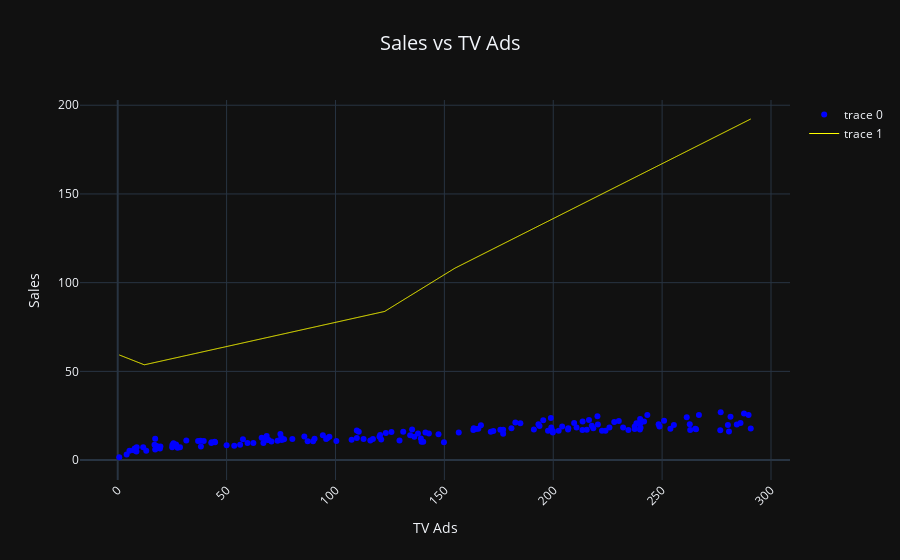
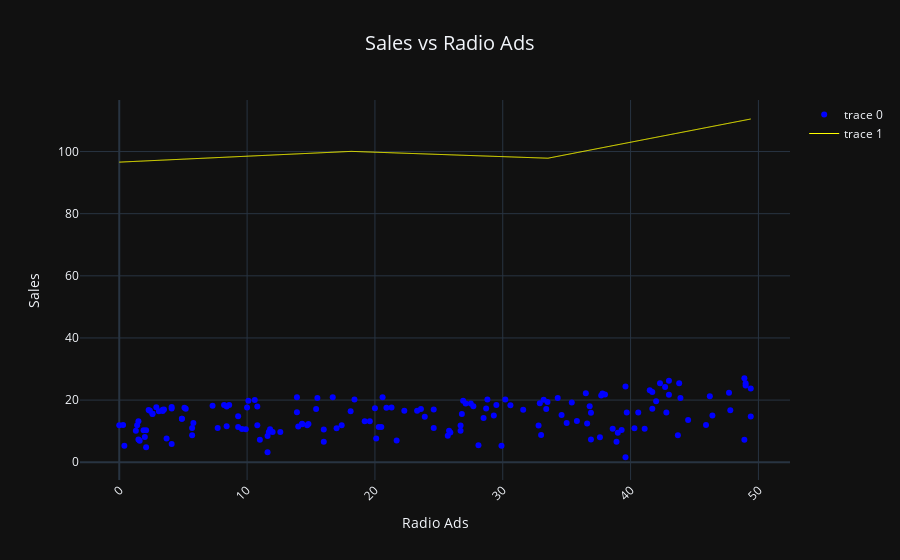
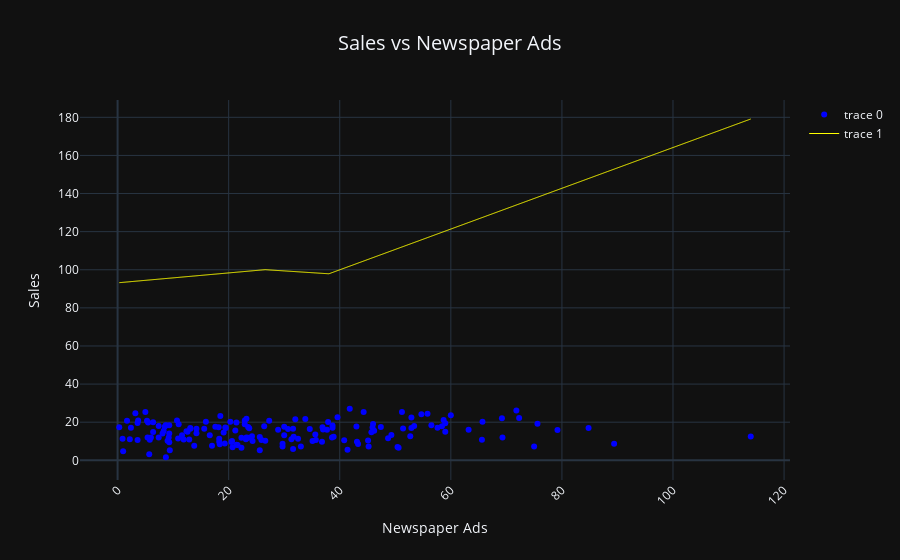

The code cell stored with these charts, in order, in its notebook:
### Markdown cell above
### Unoptimised network
Let's check how our network looks without any optimisation  
Note: Our network is a fully connected network so it is easy to calculate the number of parameters.

### Code cell
# Create neural network
nn = NN(x_train.shape[1], 1, [4, 3, 2])

plot_tv(nn)
plot_radio(nn)
plot_newspaper(nn)

### Figure 1 — Plotly figure (JSON) as saved in the notebook; plotly's stock layout.template omitted (floating-point values rounded to 4 significant figures; data arrays with more than 128 entries replaced by an {"elided": "..."} marker saying what was removed)
{"data": [{"line": {"color": "blue", "dash": "dot", "width": 1}, "mode": "markers", "type": "scatter", "x": {"elided": "160 float values"}, "y": {"elided": "160 float values"}}, {"line": {"color": "yellow", "dash": "solid", "shape": "spline", "width": 1}, "type": "scatter", "x": {"elided": "1000 float values"}, "y": {"elided": "1000 float values"}}], "layout": {"autosize": true, "title": {"font": {"size": 20}, "text": "Sales vs TV Ads", "x": 0.5}, "xaxis": {"autorange": true, "range": [-16.38, 307.8], "tickangle": -45, "title": {"text": "TV Ads"}, "type": "linear"}, "yaxis": {"autorange": true, "range": [-11.01, 202.9], "title": {"text": "Sales"}, "type": "linear"}}}

### Figure 2 — Plotly figure (JSON) as saved in the notebook; plotly's stock layout.template omitted (floating-point values rounded to 4 significant figures; data arrays with more than 128 entries replaced by an {"elided": "..."} marker saying what was removed)
{"data": [{"line": {"color": "blue", "dash": "dot", "width": 1}, "mode": "markers", "type": "scatter", "x": {"elided": "160 float values"}, "y": {"elided": "160 float values"}}, {"line": {"color": "yellow", "dash": "solid", "shape": "spline", "width": 1}, "type": "scatter", "x": {"elided": "1000 float values"}, "y": {"elided": "1000 float values"}}], "layout": {"autosize": true, "title": {"font": {"size": 20}, "text": "Sales vs Radio Ads", "x": 0.5}, "xaxis": {"autorange": true, "range": [-2.909, 52.31], "tickangle": -45, "title": {"text": "Radio Ads"}, "type": "linear"}, "yaxis": {"autorange": true, "range": [-5.6, 116.6], "title": {"text": "Sales"}, "type": "linear"}}}

### Figure 3 — Plotly figure (JSON) as saved in the notebook; plotly's stock layout.template omitted (floating-point values rounded to 4 significant figures; data arrays with more than 128 entries replaced by an {"elided": "..."} marker saying what was removed)
{"data": [{"line": {"color": "blue", "dash": "dot", "width": 1}, "mode": "markers", "type": "scatter", "x": {"elided": "160 float values"}, "y": {"elided": "160 float values"}}, {"line": {"color": "yellow", "dash": "solid", "shape": "spline", "width": 1}, "type": "scatter", "x": {"elided": "1000 float values"}, "y": {"elided": "1000 float values"}}], "layout": {"autosize": true, "title": {"font": {"size": 20}, "text": "Sales vs Newspaper Ads", "x": 0.5}, "xaxis": {"autorange": true, "range": [-6.395, 120.7], "tickangle": -45, "title": {"text": "Newspaper Ads"}, "type": "linear"}, "yaxis": {"autorange": true, "range": [-10.14, 189.1], "title": {"text": "Sales"}, "type": "linear"}}}
